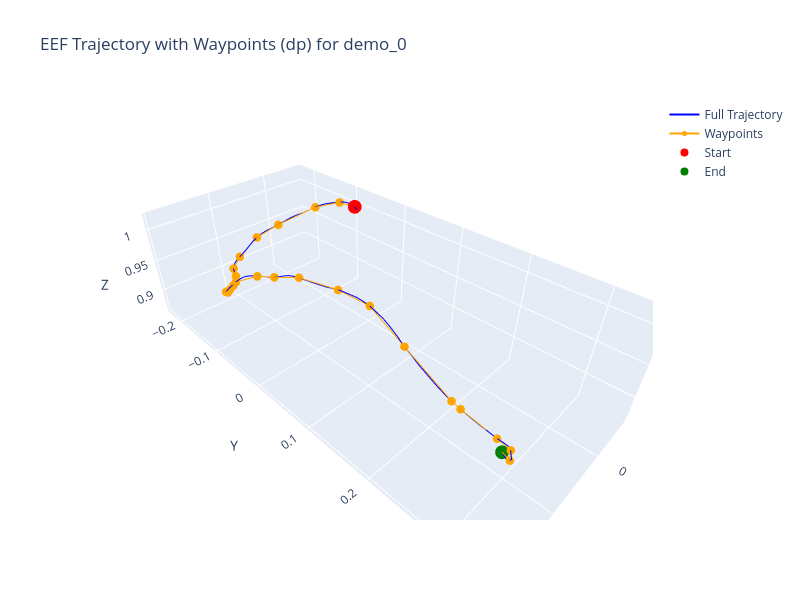

The cell this chart's notebook holds for it:
### Code cell
demo_id = "demo_0"
method = "dp"  # or "greedy", "backtrack"

with h5py.File(demo_path, "r") as f:
    # Full trajectory
    eef_positions = np.array(f[f"data/{demo_id}/abs_obs/robot0_eef_pos"][:])
    
    # Waypoint indices stored in the dataset
    waypoint_indices = np.array(f[f"data/{demo_id}/waypoints_{method}"][:], dtype=int)
    waypoint_positions = eef_positions[waypoint_indices]

# Plot interactive 3D trajectory with waypoints
full_traj = go.Scatter3d(
    x=eef_positions[:, 0],
    y=eef_positions[:, 1],
    z=eef_positions[:, 2],
    mode='lines',
    line=dict(color='blue', width=2),
    name='Full Trajectory'
)

waypoints = go.Scatter3d(
    x=waypoint_positions[:, 0],
    y=waypoint_positions[:, 1],
    z=waypoint_positions[:, 2],
    mode='markers+lines',
    marker=dict(size=5, color='orange'),
    line=dict(color='orange', width=2),
    name='Waypoints'
)

start_point = go.Scatter3d(
    x=[waypoint_positions[0, 0]],
    y=[waypoint_positions[0, 1]],
    z=[waypoint_positions[0, 2]],
    mode='markers',
    marker=dict(size=8, color='red'),
    name='Start'
)

end_point = go.Scatter3d(
    x=[waypoint_positions[-1, 0]],
    y=[waypoint_positions[-1, 1]],
    z=[waypoint_positions[-1, 2]],
    mode='markers',
    marker=dict(size=8, color='green'),
    name='End'
)

fig = go.Figure(data=[full_traj, waypoints, start_point, end_point])

fig.update_layout(
    scene=dict(
        xaxis_title='X',
        yaxis_title='Y',
        zaxis_title='Z'
    ),
    title=f'EEF Trajectory with Waypoints ({method}) for {demo_id}',
    width=800,
    height=600
)

fig.show()
